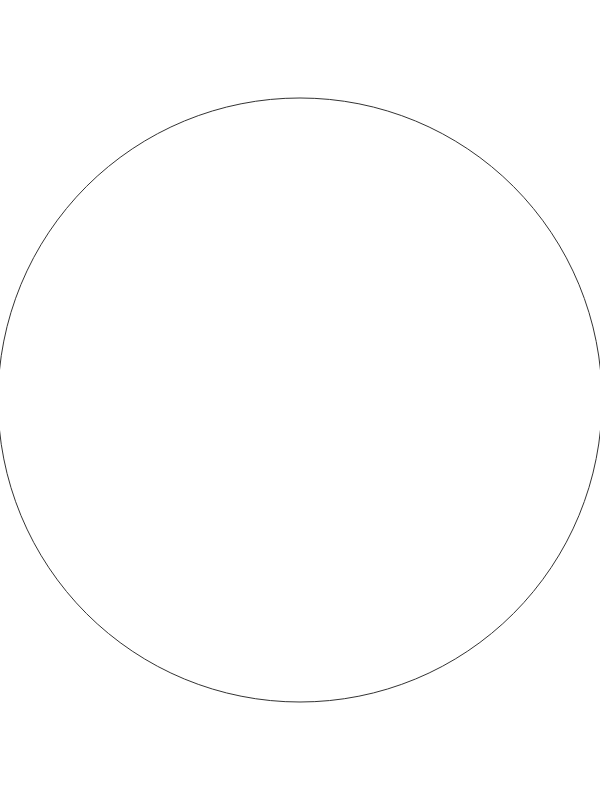
Frame 1 (no input)
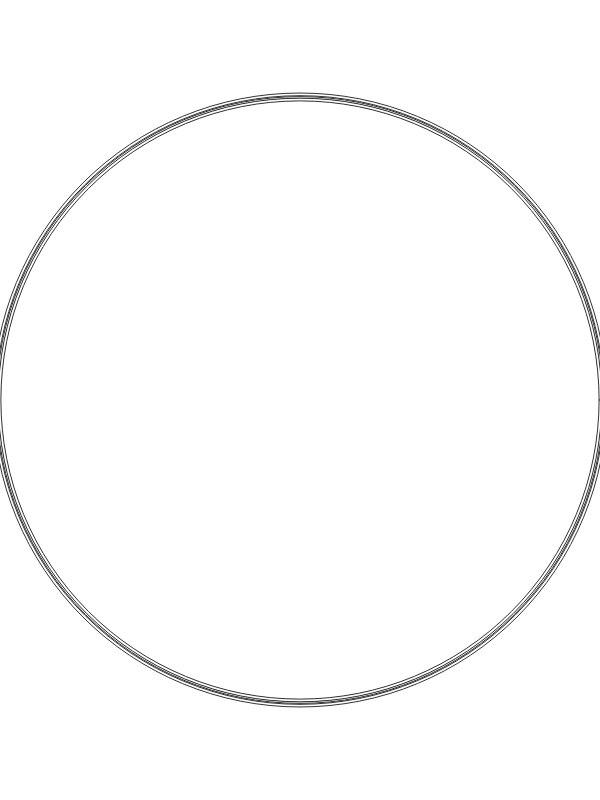
Frame 60 (no input)
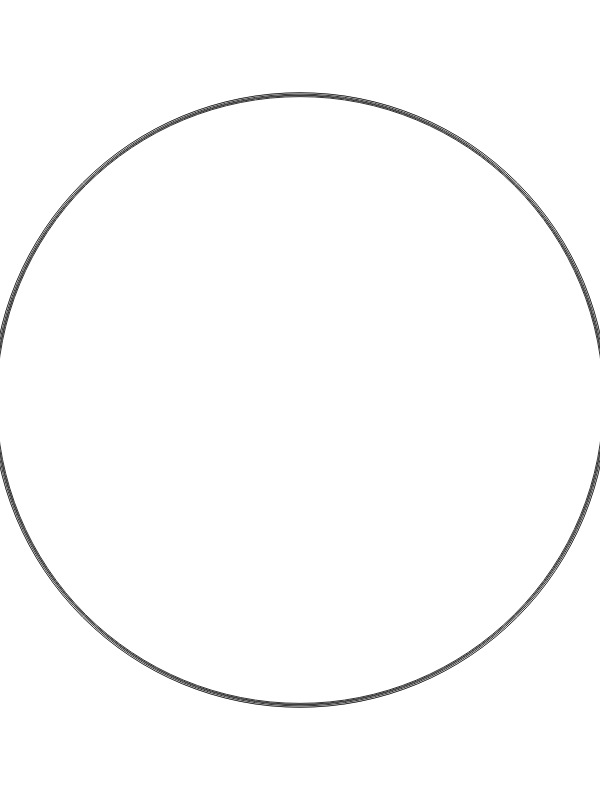
Frame 120 (the mouse pressed at the canvas centre since frame 60)

The p5.js sketch that drew these frames (run headless with seeded random() and noise() and a simulated clock; from frame 60 on, the mouse is pressed at the canvas centre):

// p5.js sketch
// ── sketch.js
function setup(){
  createCanvas(600,800)
  background(255)
}

function draw(){
  stroke(51)
  var rand = randomGaussian()
  var mean = 100
  var std = 6

  rand += mean
  rand *= std

  ellipse(width/2,height/2,rand,rand)

}
